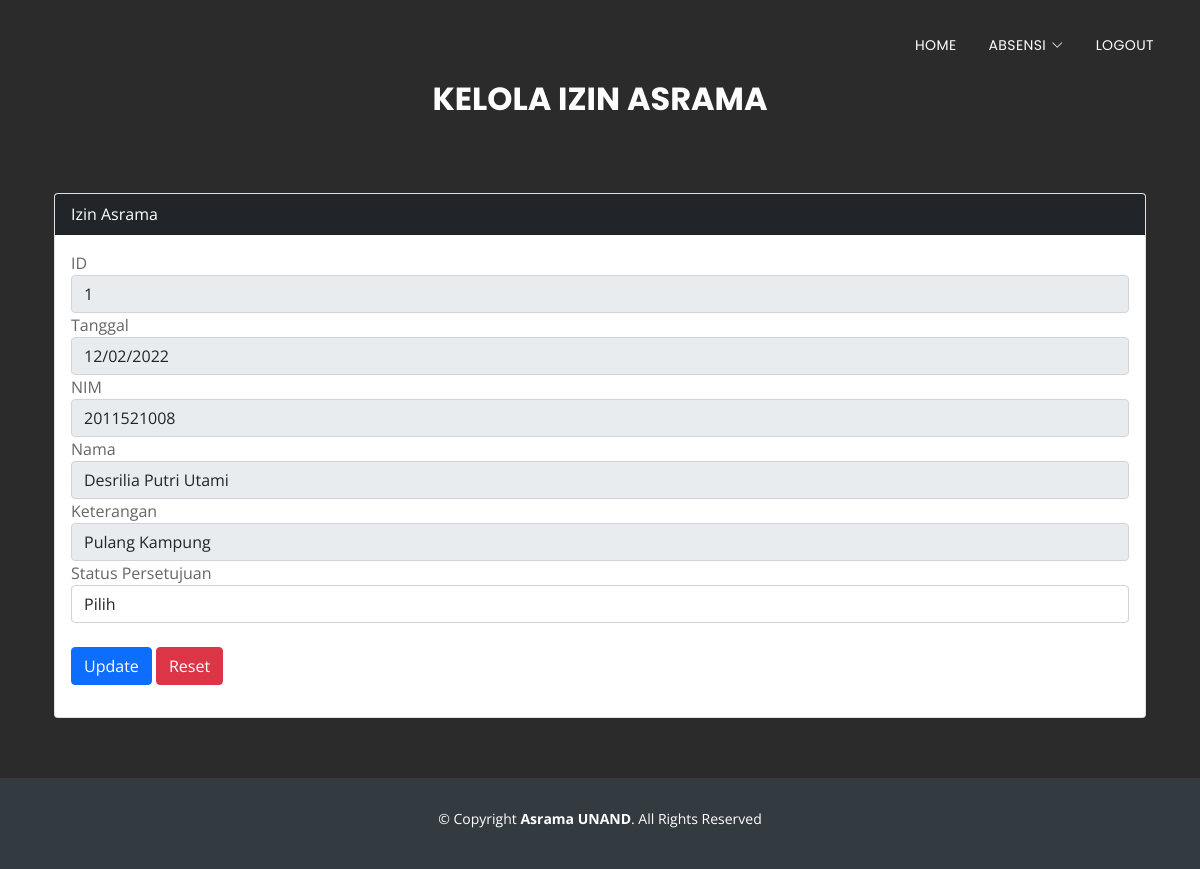
The app's page /kelolaizinasrama.php?id=1 (signed in) with its own data.
### tables this page shows
CREATE TABLE `izinasrama` (
  `id` int(11) NOT NULL,
  `nim` varchar(10) NOT NULL,
  `tanggal` date NOT NULL,
  `keterangan` varchar(50) NOT NULL,
  `statuspersetujuan` varchar(20) DEFAULT 'Belum Disetujui'
);

CREATE TABLE `mahasiswa` (
  `nim` varchar(10) NOT NULL,
  `nama` varchar(50) NOT NULL,
  `jurusan` varchar(50) NOT NULL,
  `email` varchar(50) DEFAULT NULL,
  `notelpon` varchar(15) DEFAULT NULL,
  `pass` varchar(25) NOT NULL
);

### kelolaizinasrama.php (the view, shortened to what this page needs)
<?php
  include('koneksi.php');
  $id = $_GET['id'];
  $result = mysqli_query($mysqli, 'SELECT izinasrama.id, izinasrama.nim, izinasrama.tanggal, izinasrama.keterangan,
  izinasrama.statuspersetujuan, mahasiswa.nim, mahasiswa.nama FROM izinasrama, mahasiswa
  WHERE izinasrama.nim=mahasiswa.nim AND izinasrama.id="'.$id.'"');
  $data = $result->fetch_assoc();
?>
<head>
  <link href="assets/vendor/aos/aos.css" rel="stylesheet">
  <link href="assets/vendor/bootstrap/css/bootstrap.min.css" rel="stylesheet">
  <link href="assets/vendor/bootstrap-icons/bootstrap-icons.css" rel="stylesheet">
  <link href="assets/vendor/boxicons/css/boxicons.min.css" rel="stylesheet">
  <link href="assets/vendor/glightbox/css/glightbox.min.css" rel="stylesheet">
  <link href="assets/vendor/swiper/swiper-bundle.min.css" rel="stylesheet">
  <link href="assets/css/style.css" rel="stylesheet">
</head>
<body>
  <header id="header" class="fixed-top d-flex align-items-center header-transparent">
    <div class="container d-flex justify-content-between align-items-center">
      <nav id="navbar" class="navbar">
        <ul>
          <li><a class="nav-link scrollto" href="homepembina.php">Home</a></li>
          <li class="dropdown"><a href="#"><span>Absensi</span> <i class="bi bi-chevron-down"></i></a>
          </li>
          <li><a class="nav-link scrollto" href="logout.php">Logout</a></li>
        </ul>
      </nav>
    </div>
  </header>
  <section id="services">
    <div class="section-header">
      <h3 class="section-title">Kelola Izin Asrama</h3>
      <p class="section-description"></p>
    </div>
    <div class="container px-3 px-lg-4">
      <div class="card mt-0">
      <div class="card-header bg-dark text-white">
        Izin Asrama
      </div>
      <div class="card-body">
      <form method="post" action="kelolaizinasrama.php">
        <div class="form-group">
          <label>ID</label>
          <input readonly type="text" name="id" class="form-control" value="<?php echo $data['id']?>">
        </div>
        <div class="form-group">
          <label>Tanggal</label>
          <input readonly type="date" name="tanggal" class="form-control" value="<?php echo $data['tanggal']?>">
        </div>
        <div class="form-group">
          <label>NIM</label>
          <input readonly type="text" name="nim" class="form-control" value="<?php echo $data['nim']?>">
        </div>
        <div class="form-group">
          <label>Nama</label>
          <input readonly type="text" name="nama" class="form-control" value="<?php echo $data['nama']?>">
        </div>
        <div class="form-group">
          <label>Keterangan</label>
          <input readonly type="text" name="keterangan" class="form-control" value="<?php echo $data['keterangan']?>">
        </div>
        <div class="form-group">
            <label for="statuspersetujuan">Status Persetujuan</label>
            <select name="statuspersetujuan" class="form-control">
                <option disabled selected> Pilih </option>
            </select>
        </div>
        <br>
        <button type="submit" class="btn btn-primary" name="submit">Update</button>
        <button type="reset" class="btn btn-danger" name="reset">Reset</button>
      </form>
      </div>
      </div>
    </div>
  </section>
  <footer id="footer">
    <div class="container">
      <div class="copyright">
        &copy; Copyright <strong>Asrama UNAND</strong>. All Rights Reserved
      </div>
      <div class="credits">
      </div>
    </div>
  </footer>
</body>
</html>

### assets/css/style.css (style rules this page uses)
body { background: #fff; color: #666666; font-family: "Open Sans", sans-serif; }
a { color: #2dc997; text-decoration: none; }
p { padding: 0; margin: 0 0 30px 0; }
h1, h2, h3, h4, h5, h6 { font-family: "Poppins", sans-serif; font-weight: 400; margin: 0 0 20px 0; padding: 0; }
#header { height: 90px; transition: all 0.5s; z-index: 997; background: rgba(52, 59, 64, 0.9); }
#header.header-transparent { background: transparent; }
.navbar { padding: 0; }
.navbar ul { margin: 0; padding: 0; display: flex; list-style: none; align-items: center; }
.navbar li { position: relative; }
.navbar > ul > li { white-space: nowrap; padding: 10px 0 10px 24px; }
.navbar a, .navbar a:focus { display: flex; align-items: center; justify-content: space-between; font-family: "Poppins", sans-serif; color: #fff; font-size: 14px; padding: 0 4px; white-space: nowrap; transition: 0.3s; letter-spacing: 0.4px; position: relative; text-transform: uppercase; }
.navbar a i, .navbar a:focus i { font-size: 12px; line-height: 0; margin-left: 5px; }
.navbar > ul > li > a:before { content: ""; position: absolute; width: 100%; height: 2px; bottom: -6px; left: 0; background-color: #2dc997; visibility: hidden; transform: scaleX(0); transition: all 0.3s ease-in-out 0s; }
section { overflow: hidden; }
.section-header .section-title { font-size: 32px; color: rgb(253, 253, 253); text-transform: uppercase; text-align: center; font-weight: 700; margin-bottom: 5px; }
.section-header .section-description { text-align: center; padding-bottom: 40px; color: #999; }
#services { background: rgba(15, 15, 15, 0.884); background-size: cover; padding: 80px 0 60px 0; }
#footer { background: #343b40; padding: 30px 0; color: #fff; font-size: 14px; }
#footer .copyright { text-align: center; }
#footer .credits { padding-top: 10px; text-align: center; font-size: 13px; color: #ccc; }

### records on screen
izinasrama: id "1", tanggal "12/02/2022", nim "2011521008", nama "Desrilia Putri Utami", keterangan "Pulang Kampung"
